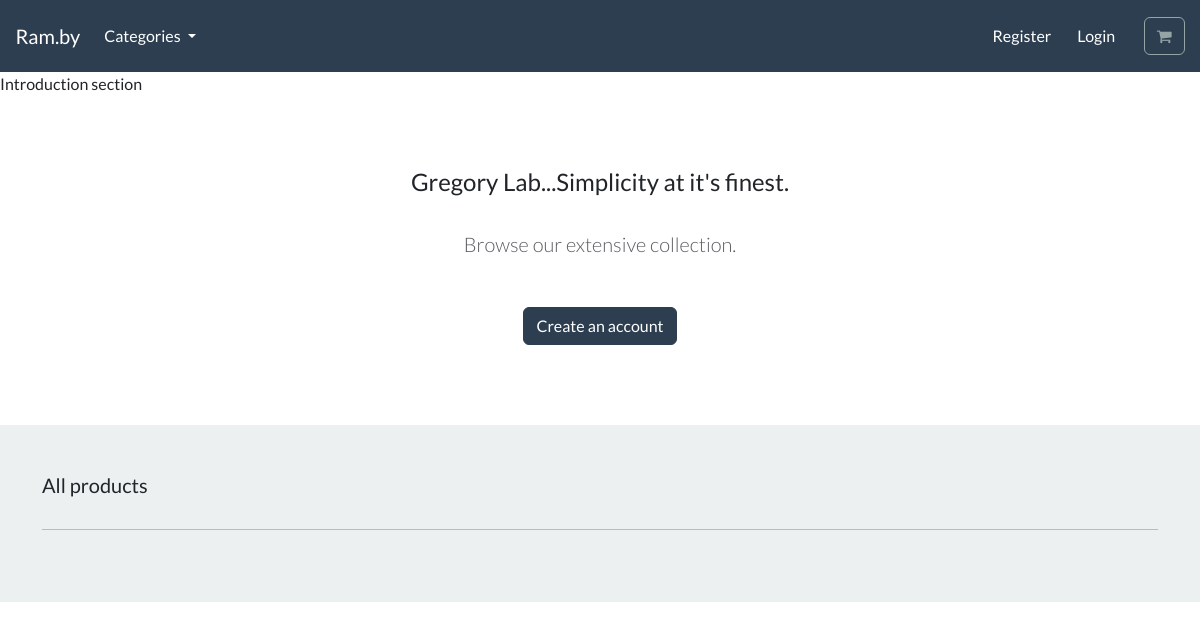
The app's page /, older data.
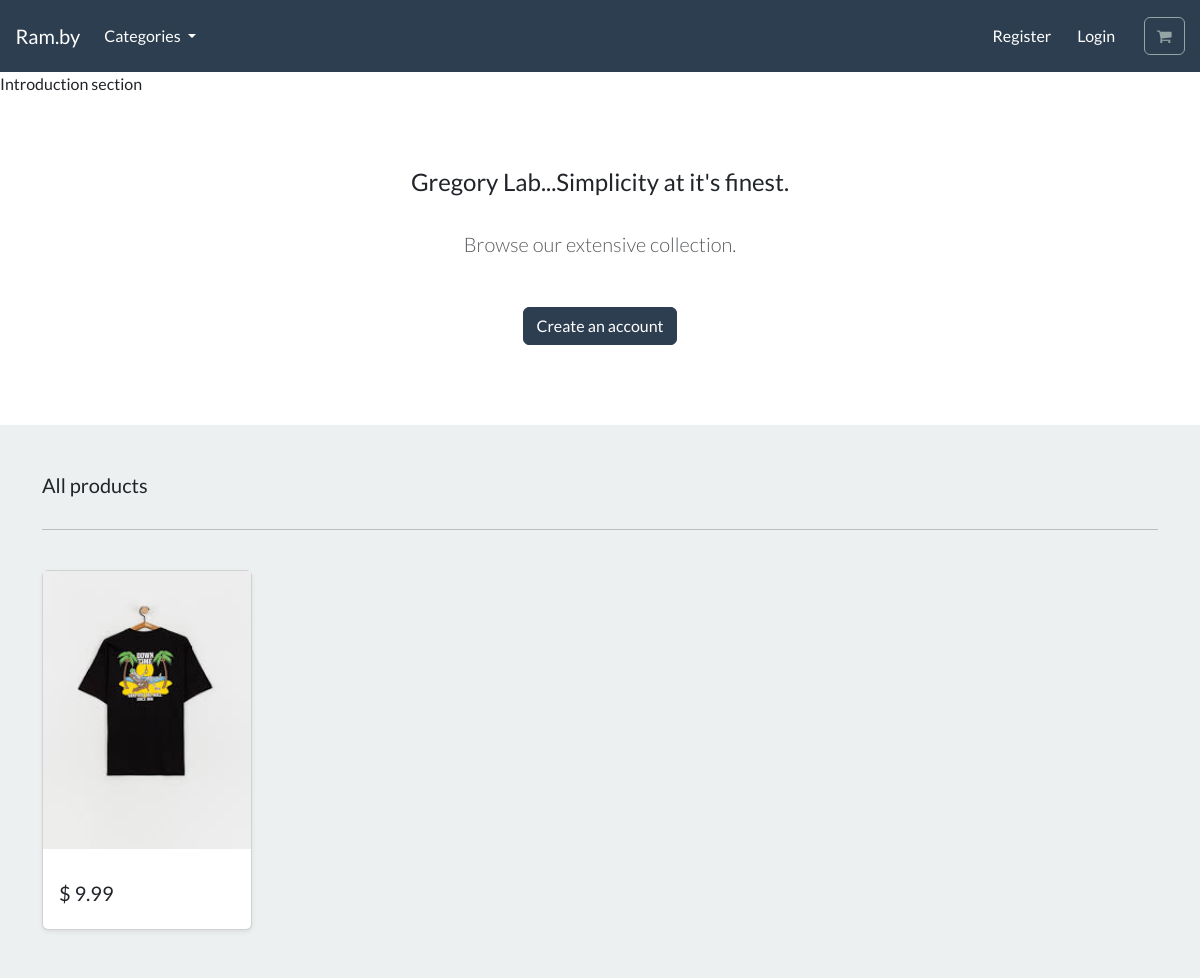
The same page, newer data.
### store/models.py (models this page shows, shortened)
class Product(models.Model):
    name = models.CharField(max_length=250)
    brand = models.ForeignKey('Brand',
            related_name='product',
            on_delete=models.CASCADE,
            null=True,
            default='nobrand',
        )
    category = models.ForeignKey('Category',
            related_name='product',
            on_delete=models.CASCADE,
            null=True,
        )
    description = models.TextField(blank=True)
    slug = models.SlugField(max_length=250, unique=True)
    price = models.DecimalField(max_digits=5, decimal_places=2)
    image = models.ImageField(upload_to='images/', null=True)

### store/views.py (the view)
# urls.py: path('', include('store.urls')),
def store(request):
    all_products = Product.objects.all()
    context = {'all_products': all_products}
    return render(request, 'store/store.html', context)

### store/views.py (called while the page is built)
def categories(request):
    all_categories = Category.objects.all()
    return {'all_categories': all_categories}

### store/templates/store/store.html (shortened to what this page needs)
{% extends "./base.html" %}
{% load static %}
{% block content %}
    Introduction section
    <section class="py-4 text-center container">
        <div class="row py-lg-5">
            <div class="col-lg-6 col-md-8 mx-auto">
                <h4> Gregory Lab...Simplicity at it's finest. </h4>
                <br>
                <p class="lead text-muted">
                Browse our extensive collection.
                </p>
                <br>
                <a href="#" class="btn btn-primary my-2"> Create an account </a>
            </div>
        </div>
    </section>
   <div class="album py-5 bg-light">
    <div class="container">
      <div class="pb-3 h5"> All products </div>
      <hr>
      <br>
      <div class="row row-cols-1 row-cols-sm-2 row-cols-md-5 g-3">
        {% for product in all_products %}
        <div class="col">
          <div class="card shadow-sm">
            <img class="img-fluid" alt="Responsive image" src="{{ product.image.url }}">
            <div class="card-body">
              <div class="d-flex justify-content-between align-items-center">
                <h5> $ {{ product.price }}</h5>
              </div>
            </div>
          </div>
        </div>
        {% endfor %}
      </div>
    </div>
  </div>
{% endblock %}

Row changes from the older to the newer data that the page shows:
added Product: image (picture), price "9.99"
